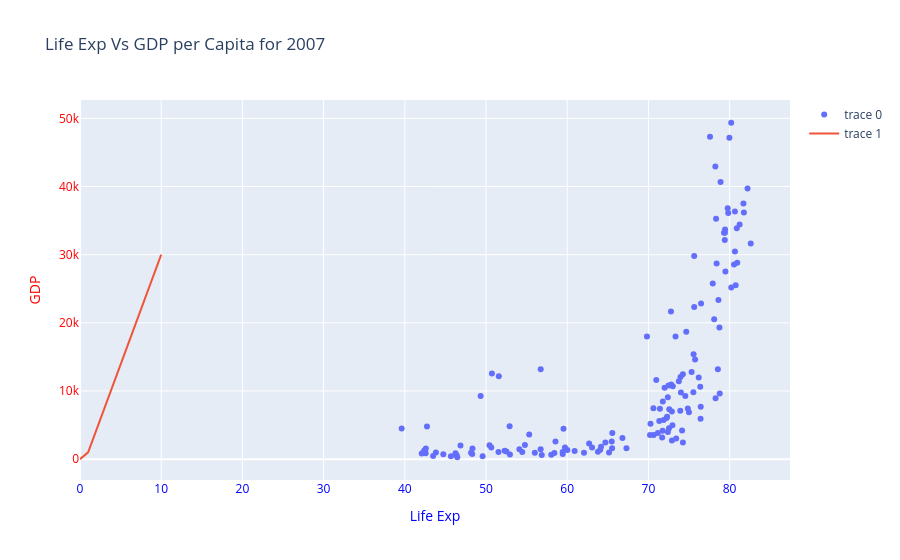

The code cell stored with this chart in its notebook:
### Code cell
##  A "trace" object is a single collection of data and its specific visual rendering rules within a figure. In this case we are plotting the life expectancy vs GDP per capita for the year 2007.
## then create data list which contains the traces 
## then create the layout for the plot which contains the title and axis labels. 
## Finally create the figure using the data and layout and show the plot.
## and call the show() method to display the plot.

trace1 = go.Scatter(x=temp_df['lifeExp'],y=temp_df['gdpPercap'],mode='markers')  ## Returns Scatter Trace object with the specified x and y data, and mode set to 'markers' to display points on the scatter plot.
trace2 = go.Scatter(x=[0,1,10],y=[0,1000,30000],mode='lines')  # Returns Scatter Trace object with the specified x and y data, and mode set to 'lines' to display a line on the scatter plot.

data = [trace1,trace2]  # data list contains the two traces created above, which will be used to create the plot differnet traces on a single figure. The first trace represents the scatter plot of life expectancy vs GDP per capita for the year 2007, while the second trace represents a line connecting the points (0,0), (1,1000), and (10,30000).

layout = go.Layout(title='Life Exp Vs GDP per Capita for 2007', xaxis={'title':'Life Exp' , 'color': 'blue'},yaxis={'title':'GDP' , 'color': 'red'})  # layout object defines the overall layout of the plot, including the title and axis labels. The x-axis is labeled as "Life Exp" and colored blue, while the y-axis is labeled as "GDP" and colored red.
fig = go.Figure(data,layout)

fig.show()

### Figure 1 — Plotly figure (JSON) as saved in the notebook; plotly's stock layout.template omitted (floating-point values rounded to 4 significant figures; data arrays with more than 128 entries replaced by an {"elided": "..."} marker saying what was removed)
{"data": [{"mode": "markers", "type": "scatter", "x": {"elided": "142 float values"}, "y": {"elided": "142 float values"}}, {"mode": "lines", "type": "scatter", "x": [0, 1, 10], "y": [0, 1000, 30000]}], "layout": {"title": {"text": "Life Exp Vs GDP per Capita for 2007"}, "xaxis": {"color": "blue", "title": {"text": "Life Exp"}}, "yaxis": {"color": "red", "title": {"text": "GDP"}}}}
